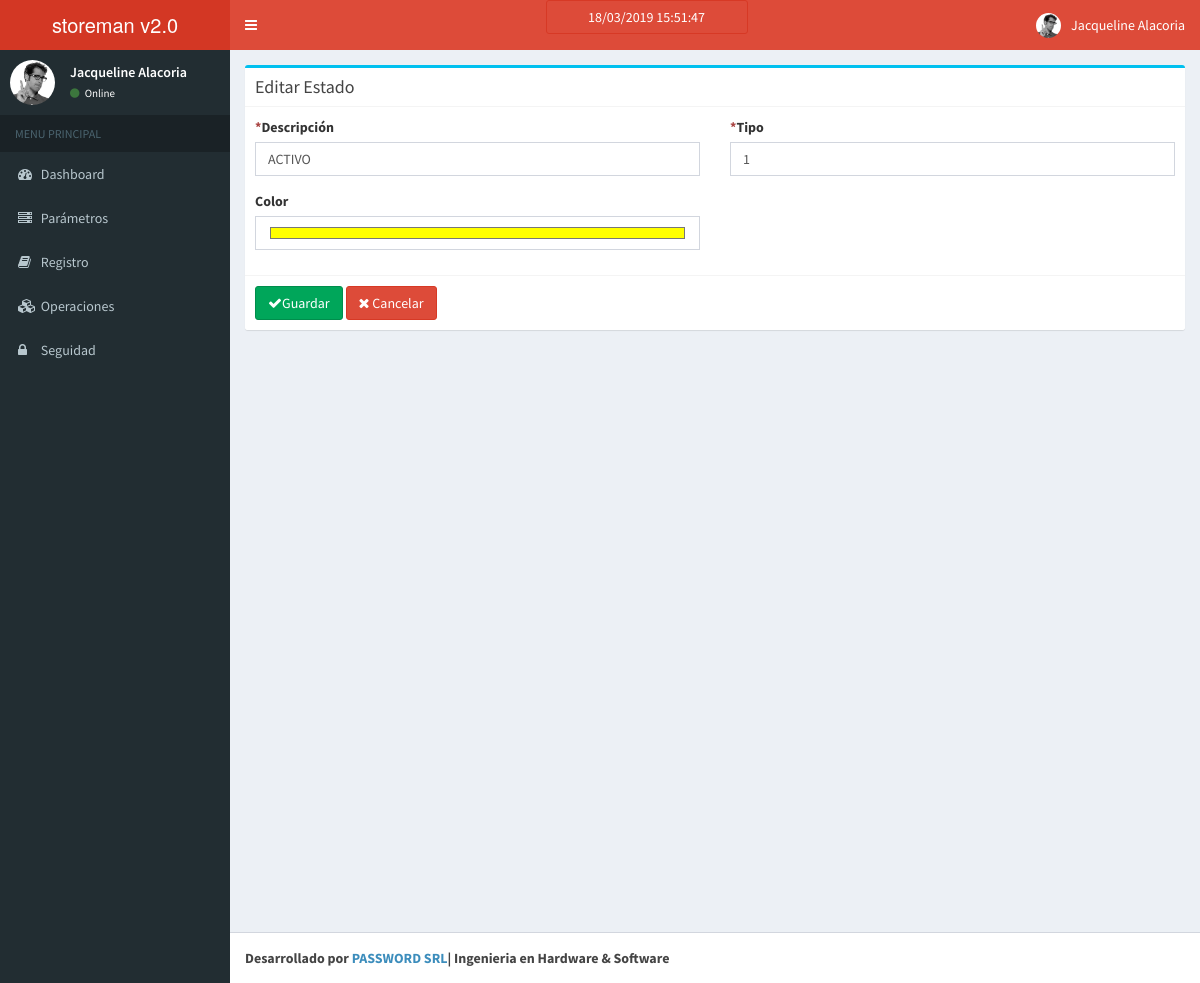
Page /estado/edit/1 on the committed database.
### tables this page shows
CREATE TABLE `estado` (
  `estado_id` int(11) NOT NULL AUTO_INCREMENT,
  `estado_descripcion` varchar(50) DEFAULT NULL,
  `estado_tipo` int(11) DEFAULT NULL,
  `estado_color` varchar(30) DEFAULT NULL,
  PRIMARY KEY (`estado_id`),
  UNIQUE KEY `estado_id` (`estado_id`)
);

### application/controllers/Estado.php (called while the page is built, shortened)
<?php
class Estado extends CI_Controller{
    function __construct()
    {
        $this->load->model('Estado_model');
    }
    function edit($estado_id)
    {
        $data['estado'] = $this->Estado_model->get_estado($estado_id);
        if(isset($data['estado']['estado_id']))
        {
            $this->load->library('form_validation');
            $this->form_validation->set_rules('estado_descripcion','Descripción','trim|required', array('required' => 'Este Campo no debe ser vacio'));
            $this->form_validation->set_rules('estado_tipo','Tipo','trim|required', array('required' => 'Este Campo no debe ser vacio'));
            if($this->form_validation->run())
            {
                $params = array(
					'estado_descripcion' => $this->input->post('estado_descripcion'),
					'estado_tipo' => $this->input->post('estado_tipo'),
					'estado_color' => $this->input->post('estado_color'),
                );
                $this->Estado_model->update_estado($estado_id,$params);
                redirect('estado');
            }
            else
            {
                $data['_view'] = 'estado/edit';
                $this->load->view('layouts/main',$data);
            }
        }
        else
            show_error('The estado you are trying to edit does not exist.');
    }
}

### index.php (called while the page is built, shortened)
<?php
require_once BASEPATH.'core/CodeIgniter.php';

### application/models/Estado_model.php (called while the page is built, shortened)
<?php
class Estado_model extends CI_Model
{
    function get_estado($estado_id)
    {
        $estado = $this->db->query("
            SELECT
                *
            FROM
                `estado`
            WHERE
                `estado_id` = ?
        ",array($estado_id))->row_array();
        return $estado;
    }
}

### application/views/estado/edit.php (the view, shortened to what this page needs)
<div class="row">
    <div class="col-md-12">
      	<div class="box box-info">
            <div class="box-header with-border">
              	<h3 class="box-title">Editar Estado</h3>
            </div>
			<?php echo form_open('estado/edit/'.$estado['estado_id']); ?>
			<div class="box-body">
				<div class="row clearfix">
					<div class="col-md-6">
						<label for="estado_descripcion" class="control-label"><span class="text-danger">*</span>Descripción</label>
						<div class="form-group">
							<input type="text" name="estado_descripcion" value="<?php echo ($this->input->post('estado_descripcion') ? $this->input->post('estado_descripcion') : $estado['estado_descripcion']); ?>" class="form-control" id="estado_descripcion" required />
						</div>
					</div>
					<div class="col-md-6">
						<label for="estado_tipo" class="control-label"><span class="text-danger">*</span>Tipo</label>
						<div class="form-group">
							<input type="text" name="estado_tipo" value="<?php echo ($this->input->post('estado_tipo') ? $this->input->post('estado_tipo') : $estado['estado_tipo']); ?>" class="form-control" id="estado_tipo" required />
						</div>
					</div>
					<div class="col-md-6">
						<label for="estado_color" class="control-label">Color</label>
						<div class="form-group">
							<input type="color" name="estado_color" value="<?php echo ($this->input->post('estado_color') ? $this->input->post('estado_color') : $estado['estado_color']); ?>" class="form-control" id="estado_color" />
						</div>
					</div>
				</div>
			</div>
			<div class="box-footer">
            	<button type="submit" class="btn btn-success">
                    <i class="fa fa-check"></i>Guardar
                </button>
                <a href="<?php echo site_url('estado'); ?>" class="btn btn-danger">
                    <i class="fa fa-times"></i> Cancelar</a>
	        </div>
			<?php echo form_close(); ?>
		</div>
    </div>
</div>

### rows in the picture
estado: estado_descripcion "ACTIVO", estado_tipo "1", estado_color "#ffff00"
